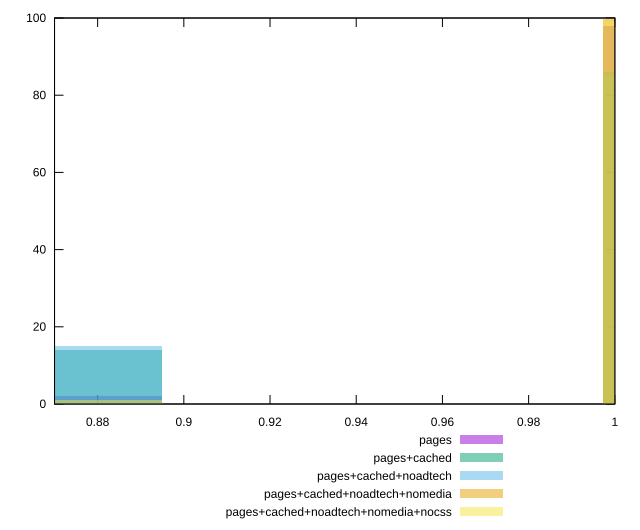

Generate this figure with gnuplot:
reset

$pages <<EOF
1.0228494655952227 98
0.8694220457559393 2
EOF

$pagesCached <<EOF
1.0228494655952227 86
0.8694220457559393 14
EOF

$pagesCachedNoadtech <<EOF
1.0228494655952227 85
0.8694220457559393 15
EOF

$pagesCachedNoadtechNomedia <<EOF
1.0228494655952227 100
EOF

$pagesCachedNoadtechNomediaNocss <<EOF
1.0228494655952227 99
0.8694220457559393 1
EOF

set key outside below
set boxwidth 0.05114247327976113
set xrange [0.87:1]
set yrange [0:100]
set trange [0:100]
set style fill transparent solid 0.5 noborder
set terminal svg size 640, 530 enhanced background rgb 'white'
set output "report_00018_2021-02-10T15-25-16.877Z/unminified-javascript/comparison/histogram/all_score.svg"

plot $pages title "pages" with boxes, \
     $pagesCached title "pages+cached" with boxes, \
     $pagesCachedNoadtech title "pages+cached+noadtech" with boxes, \
     $pagesCachedNoadtechNomedia title "pages+cached+noadtech+nomedia" with boxes, \
     $pagesCachedNoadtechNomediaNocss title "pages+cached+noadtech+nomedia+nocss" with boxes

reset
